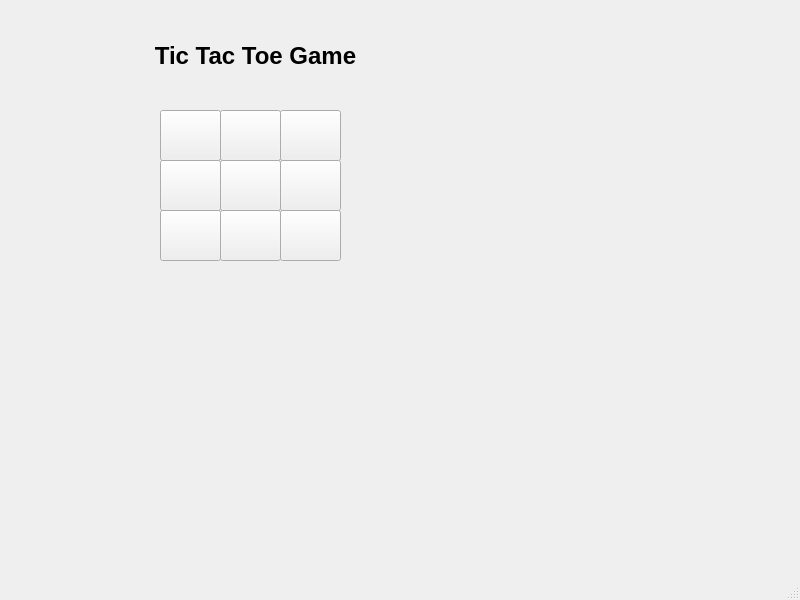
<?xml version="1.0" encoding="UTF-8"?>
<ui version="4.0">
 <class>MainWindow</class>
 <widget class="QMainWindow" name="MainWindow">
  <property name="geometry">
   <rect>
    <x>0</x>
    <y>0</y>
    <width>800</width>
    <height>600</height>
   </rect>
  </property>
  <property name="windowTitle">
   <string>MainWindow</string>
  </property>
  <widget class="QWidget" name="centralwidget">
   <widget class="QPushButton" name="pushButton">
    <property name="geometry">
     <rect>
      <x>160</x>
      <y>110</y>
      <width>61</width>
      <height>51</height>
     </rect>
    </property>
    <property name="font">
     <font>
      <pointsize>18</pointsize>
      <bold>true</bold>
     </font>
    </property>
    <property name="text">
     <string/>
    </property>
    <property name="autoRepeatDelay">
     <number>281</number>
    </property>
   </widget>
   <widget class="QPushButton" name="pushButton_2">
    <property name="geometry">
     <rect>
      <x>220</x>
      <y>110</y>
      <width>61</width>
      <height>51</height>
     </rect>
    </property>
    <property name="font">
     <font>
      <pointsize>18</pointsize>
      <bold>true</bold>
     </font>
    </property>
    <property name="text">
     <string/>
    </property>
    <property name="autoRepeatDelay">
     <number>281</number>
    </property>
   </widget>
   <widget class="QPushButton" name="pushButton_3">
    <property name="geometry">
     <rect>
      <x>280</x>
      <y>110</y>
      <width>61</width>
      <height>51</height>
     </rect>
    </property>
    <property name="font">
     <font>
      <pointsize>18</pointsize>
      <bold>true</bold>
     </font>
    </property>
    <property name="text">
     <string/>
    </property>
    <property name="autoRepeatDelay">
     <number>281</number>
    </property>
   </widget>
   <widget class="QPushButton" name="pushButton_4">
    <property name="geometry">
     <rect>
      <x>160</x>
      <y>160</y>
      <width>61</width>
      <height>51</height>
     </rect>
    </property>
    <property name="font">
     <font>
      <pointsize>18</pointsize>
      <bold>true</bold>
     </font>
    </property>
    <property name="text">
     <string/>
    </property>
    <property name="autoRepeatDelay">
     <number>281</number>
    </property>
   </widget>
   <widget class="QPushButton" name="pushButton_5">
    <property name="geometry">
     <rect>
      <x>220</x>
      <y>160</y>
      <width>61</width>
      <height>51</height>
     </rect>
    </property>
    <property name="font">
     <font>
      <pointsize>18</pointsize>
      <bold>true</bold>
     </font>
    </property>
    <property name="text">
     <string/>
    </property>
    <property name="autoRepeatDelay">
     <number>281</number>
    </property>
   </widget>
   <widget class="QPushButton" name="pushButton_6">
    <property name="geometry">
     <rect>
      <x>280</x>
      <y>160</y>
      <width>61</width>
      <height>51</height>
     </rect>
    </property>
    <property name="font">
     <font>
      <pointsize>18</pointsize>
      <bold>true</bold>
     </font>
    </property>
    <property name="text">
     <string/>
    </property>
    <property name="autoRepeatDelay">
     <number>281</number>
    </property>
   </widget>
   <widget class="QPushButton" name="pushButton_7">
    <property name="geometry">
     <rect>
      <x>160</x>
      <y>210</y>
      <width>61</width>
      <height>51</height>
     </rect>
    </property>
    <property name="font">
     <font>
      <pointsize>18</pointsize>
      <bold>true</bold>
     </font>
    </property>
    <property name="text">
     <string/>
    </property>
    <property name="autoRepeatDelay">
     <number>281</number>
    </property>
   </widget>
   <widget class="QPushButton" name="pushButton_8">
    <property name="geometry">
     <rect>
      <x>220</x>
      <y>210</y>
      <width>61</width>
      <height>51</height>
     </rect>
    </property>
    <property name="font">
     <font>
      <pointsize>18</pointsize>
      <bold>true</bold>
     </font>
    </property>
    <property name="text">
     <string/>
    </property>
    <property name="autoRepeatDelay">
     <number>281</number>
    </property>
   </widget>
   <widget class="QPushButton" name="pushButton_9">
    <property name="geometry">
     <rect>
      <x>280</x>
      <y>210</y>
      <width>61</width>
      <height>51</height>
     </rect>
    </property>
    <property name="font">
     <font>
      <pointsize>18</pointsize>
      <bold>true</bold>
     </font>
    </property>
    <property name="text">
     <string/>
    </property>
    <property name="autoRepeatDelay">
     <number>281</number>
    </property>
   </widget>
   <widget class="QLabel" name="label">
    <property name="geometry">
     <rect>
      <x>160</x>
      <y>300</y>
      <width>181</width>
      <height>61</height>
     </rect>
    </property>
    <property name="font">
     <font>
      <pointsize>14</pointsize>
      <bold>true</bold>
     </font>
    </property>
    <property name="text">
     <string/>
    </property>
    <property name="alignment">
     <set>Qt::AlignCenter</set>
    </property>
   </widget>
   <widget class="QLabel" name="label_2">
    <property name="geometry">
     <rect>
      <x>80</x>
      <y>30</y>
      <width>351</width>
      <height>51</height>
     </rect>
    </property>
    <property name="font">
     <font>
      <pointsize>18</pointsize>
      <bold>true</bold>
     </font>
    </property>
    <property name="text">
     <string>Tic Tac Toe Game</string>
    </property>
    <property name="alignment">
     <set>Qt::AlignCenter</set>
    </property>
   </widget>
  </widget>
  <widget class="QMenuBar" name="menubar">
   <property name="geometry">
    <rect>
     <x>0</x>
     <y>0</y>
     <width>800</width>
     <height>21</height>
    </rect>
   </property>
  </widget>
  <widget class="QStatusBar" name="statusbar"/>
 </widget>
 <resources/>
 <connections/>
</ui>
